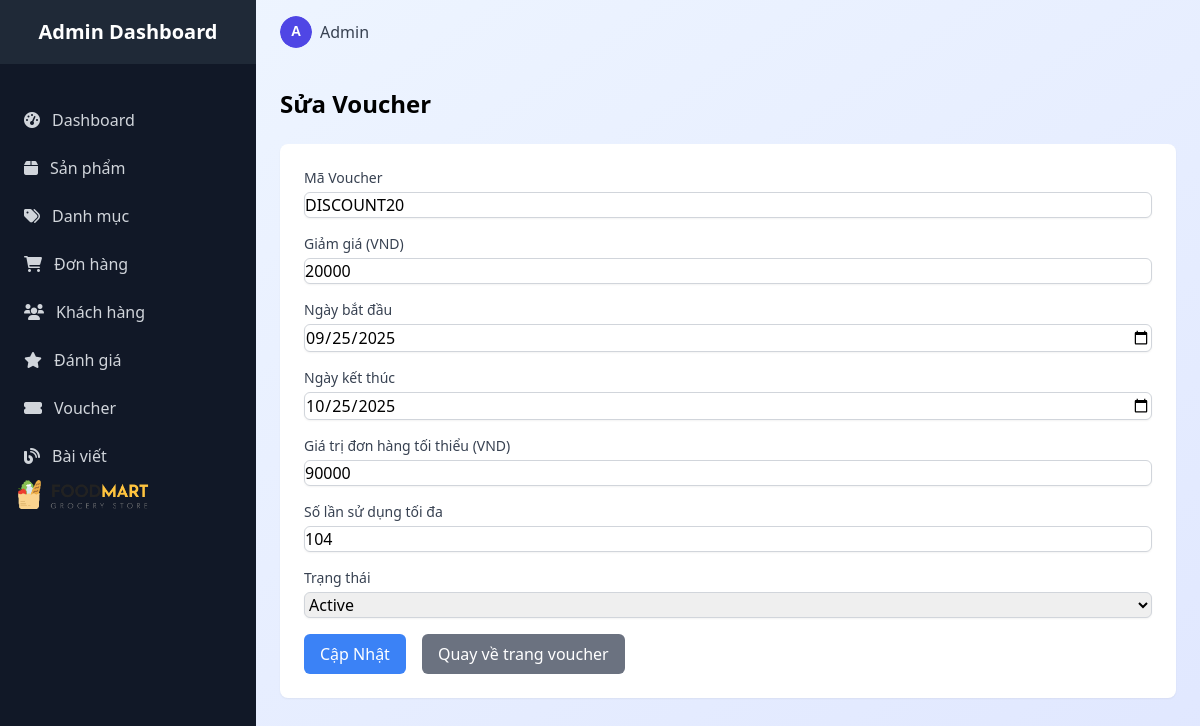
/admin/admin_voucher/edit/?id=1 (signed in), run on the app's committed database.
### tables this page shows
CREATE TABLE `vouchers` (
  `id` int(11) NOT NULL,
  `code` varchar(50) NOT NULL,
  `discount_amount` int(11) NOT NULL,
  `start_date` date NOT NULL,
  `end_date` date NOT NULL,
  `min_order_value` int(11) DEFAULT 0,
  `max_usage` int(11) DEFAULT 1,
  `status` tinyint(1) DEFAULT 1 COMMENT '1=active, 0=inactive',
  `created_at` timestamp NOT NULL DEFAULT current_timestamp(),
  `updated_at` timestamp NOT NULL DEFAULT current_timestamp() ON UPDATE current_timestamp()
);

### index.php (called while the page is built, shortened)
<?php
require_once ROOT . "core" . DIRECTORY_SEPARATOR . "database.php";
$app = new App();

### core/database.php (called while the page is built, shortened)
<?php
class Database {
    public function __construct() {
        $this->conn = new mysqli(DB_HOST, DB_USER, DB_PASS, DB_NAME);
    }
}

### models/VoucherModel.php (called while the page is built, shortened)
<?php
require_once ROOT . "core/database.php";
class VoucherModel extends Database {
    public function getVoucherById($id) {
        $stmt = $this->conn->prepare("SELECT * FROM vouchers WHERE id = ?");
        $stmt->bind_param("i", $id);
        $stmt->execute();
        $result = $stmt->get_result();
        return $result->fetch_assoc();
    }
}

### views/admin/voucher/voucher_edit.php (the view, shortened to what this page needs)
<?php
$voucher = $data['voucher'] ?? [];
?>
<body class="bg-gradient-to-br from-blue-50 to-indigo-100 min-h-screen">
    <?php include ROOT . '/views/admin/layouts/sidebar.php'; ?>
    <div class="lg:ml-64">
        <?php include ROOT . '/views/admin/layouts/header.php'; ?>
        <main class="p-6">
            <h2 class="text-2xl font-bold mb-6">Sửa Voucher</h2>
            <form action="/FoodMartLab/admin/admin_voucher/edit/?id=<?php echo $voucher['id'] ?? ''; ?>" method="post" class="bg-white rounded-lg shadow-sm p-6">
                <div class="mb-4">
                    <label for="code" class="block text-sm font-medium text-gray-700">Mã Voucher</label>
                    <input type="text" id="code" name="code" value="<?php echo htmlspecialchars($voucher['code'] ?? ''); ?>" class="mt-1 block w-full border border-gray-300 rounded-md shadow-sm" required>
                </div>
                <div class="mb-4">
                    <label for="discount_amount" class="block text-sm font-medium text-gray-700">Giảm giá (VND)</label>
                    <input type="number" id="discount_amount" name="discount_amount" step="0.01" value="<?php echo htmlspecialchars($voucher['discount_amount'] ?? ''); ?>" class="mt-1 block w-full border border-gray-300 rounded-md shadow-sm" required>
                </div>
                <div class="mb-4">
                    <label for="start_date" class="block text-sm font-medium text-gray-700">Ngày bắt đầu</label>
                    <input type="date" id="start_date" name="start_date" value="<?php echo htmlspecialchars($voucher['start_date'] ?? ''); ?>" class="mt-1 block w-full border border-gray-300 rounded-md shadow-sm" required>
                </div>
                <div class="mb-4">
                    <label for="end_date" class="block text-sm font-medium text-gray-700">Ngày kết thúc</label>
                    <input type="date" id="end_date" name="end_date" value="<?php echo htmlspecialchars($voucher['end_date'] ?? ''); ?>" class="mt-1 block w-full border border-gray-300 rounded-md shadow-sm" required>
                </div>
                <div class="mb-4">
                    <label for="min_order_value" class="block text-sm font-medium text-gray-700">Giá trị đơn hàng tối thiểu (VND)</label>
                    <input type="number" id="min_order_value" name="min_order_value" step="0.01" value="<?php echo htmlspecialchars($voucher['min_order_value'] ?? ''); ?>" class="mt-1 block w-full border border-gray-300 rounded-md shadow-sm">
                </div>
                <div class="mb-4">
                    <label for="max_usage" class="block text-sm font-medium text-gray-700">Số lần sử dụng tối đa</label>
                    <input type="number" id="max_usage" name="max_usage" value="<?php echo htmlspecialchars($voucher['max_usage'] ?? ''); ?>" class="mt-1 block w-full border border-gray-300 rounded-md shadow-sm">
                </div>
                <div class="mb-4">
                    <label for="status" class="block text-sm font-medium text-gray-700">Trạng thái</label>
                    <select id="status" name="status" class="mt-1 block w-full border border-gray-300 rounded-md shadow-sm" required>
                        <option value="1" <?php echo ($voucher['status'] ?? 1) == 1 ? 'selected' : ''; ?>>Active</option>
                    </select>
                </div>
                <div class="flex space-x-4">
                    <button type="submit" class="bg-blue-500 text-white px-4 py-2 rounded-md">Cập Nhật</button>
                    <a href="/FoodMartLab/admin/admin_voucher/index" class="bg-gray-500 text-white px-4 py-2 rounded-md hover:bg-gray-600">Quay về trang voucher</a>
                </div>
            </form>
        </main>
    </div>
</body>

### assets/admin/css/styles.css (style rules this page uses)
body { box-sizing: border-box; }

### data on the page
vouchers: code "DISCOUNT20", discount_amount "20000", start_date "09/25/2025", end_date "10/25/2025", min_order_value "90000", max_usage "104", status "Active"
